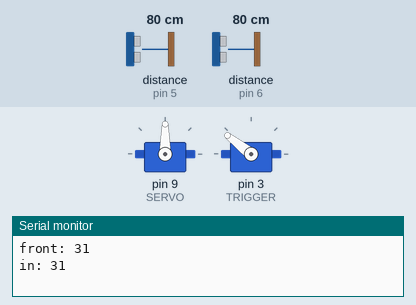
This sketch was run on a simulated Arduino Uno, built with avr-gcc and run on an emulated ATmega328P. On the bench: 2 × servo, the last lines printed to the serial monitor. Wiring (inferred from the names in the program): servo: signal pin 3. The test bench sets the inputs (shaded band); at power-on: distance to the obstacle (sensors on pin 5, pin 6) 80 cm. The echo pulse lasts 58.3 µs per cm; servo pulses on a pin are drawn as a servo (544–2400 µs = 0–180°).

Above: at 1.2 s.
1.3 s: distance to the obstacle (sensor on pin 5) set to 17 cm
3.3 s: distance to the obstacle (sensor on pin 5) set to 14 cm
At 5.1 s:
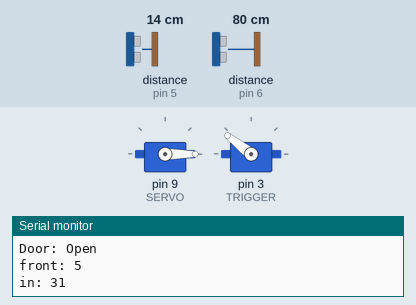
5.6 s: distance to the obstacle (sensor on pin 6) set to 17 cm
7.5 s: distance to the obstacle (sensor on pin 6) set to 14 cm
At 9.3 s:
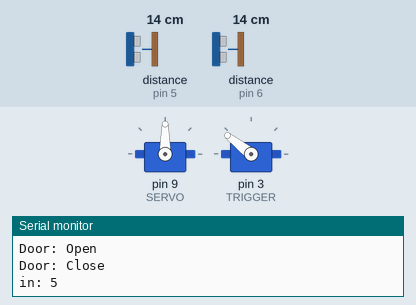
Timing chart, 0 to 11.5 s (numbered marks = the images above; inputs shaded):
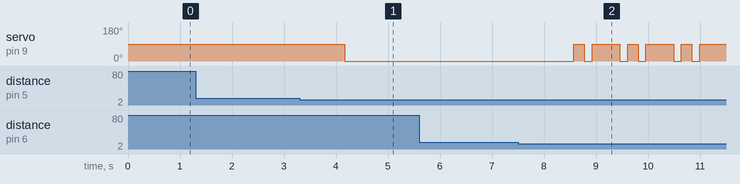

Measured:
- the behaviour switches between 16 and 15 cm on distance to the obstacle (sensor on pin 5) (found by bisection; images 0 and 1)
- the behaviour switches between 16 and 15 cm on distance to the obstacle (sensor on pin 6) (found by bisection; images 1 and 2)
- after the input at 3.3 s, servo on pin 9 (SERVO): 90° → 0° after 0.87 s
- after the input at 7.5 s, servo on pin 9 (SERVO): 0° → 90° after 1.1 s, then repeats every 1.0 s: 0° 0.15 s, 90° 0.53 s, 0° 0.15 s, 90° 0.20 s

The sketch:

servo.ino
```cpp
#include <Servo.h>
#define TRIGGER           3
#define ECHO_DOOR_FRONT   5
#define ECHO_DOOR_IN      6
Servo SERVO;
unsigned long distFRONT;
unsigned long distIN;
unsigned long curTime;
int people =0;
bool IS_PEOPLE_IN = false;
bool IS_DOOR_OPEN = false;
bool StandFRONT = false;
bool StandIN = false;
void CheckPeople()
{
  if(people>=1)
  {
    IS_PEOPLE_IN = true;
    return 1;
  }
  else
  {
    IS_PEOPLE_IN = false;
    return 0;
  }
}
void CheckFRONT()
{
  if(distFRONT<=5)
  {
    StandFRONT = true;
    OpenDoor();
    IS_DOOR_OPEN = true;
    Serial.print("Door: Open\n");
    if(distIN<=5 && StandFRONT)
    {
      delay(150);
      CloseDoor();
      IS_DOOR_OPEN = false;
      Serial.print("Door: Close\n");
      StandFRONT = false;
      delay(200);
      people+=1;
    }
    StandFRONT = false;
  }
}
void CheckIN()
{
  if(distIN<=5)
  {
    StandIN = true;
    OpenDoor();
    IS_DOOR_OPEN = true;
    Serial.print("Door: Open\n");
    if(distFRONT<=5 && StandIN)
    {
      delay(150);
      CloseDoor();
      IS_DOOR_OPEN = false;
      Serial.print("Door: Close\n");
      StandIN = false;
      delay(200);
      people-=1;
    }
    StandIN = false;
  }
}

void OpenDoor()
{
  if(IS_DOOR_OPEN)
  {

  }
  else
  {
    SERVO.write(0);
    IS_DOOR_OPEN = true;
  }
}
void CloseDoor()
{
    if(IS_DOOR_OPEN)
  {
    SERVO.write(90);
    IS_DOOR_OPEN = false;
  }
}

void setup()
{
  // put your setup code here, to run once:
  Serial.begin(9600);
  pinMode(TRIGGER, OUTPUT);
  pinMode(ECHO_DOOR_FRONT,INPUT);
  pinMode(ECHO_DOOR_IN, INPUT);
  IS_PEOPLE_IN = false;
  StandFRONT = false;
  StandIN = false;
  SERVO.attach(9);
}
inline void sendTrigger()
{
  digitalWrite(TRIGGER, LOW);
  delay(2);
  digitalWrite(TRIGGER, HIGH);
  delay(2);
  digitalWrite(TRIGGER, LOW);
}

unsigned long mLogTime;
void loop()
{
  sendTrigger();
  distFRONT = pulseIn(ECHO_DOOR_FRONT, HIGH) / 74 / 2;
  delay(100);

  sendTrigger();
  distIN = pulseIn(ECHO_DOOR_IN, HIGH) / 74 / 2;
  curTime = millis();
  if (curTime - mLogTime > 1000)
  {
    CheckFRONT();
    Serial.print("front: ");
    Serial.println(distFRONT);
    CheckIN();
    Serial.print("in: ");
    Serial.println(distIN);
    mLogTime = curTime;
  }
}
```
